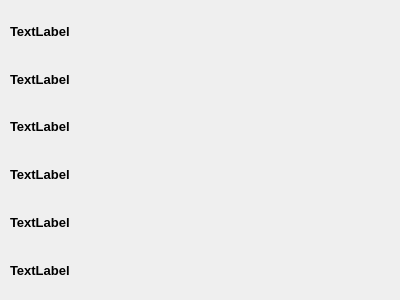
<?xml version="1.0" encoding="UTF-8"?>
<ui version="4.0">
 <class>Form</class>
 <widget class="QWidget" name="Form">
  <property name="geometry">
   <rect>
    <x>0</x>
    <y>0</y>
    <width>400</width>
    <height>300</height>
   </rect>
  </property>
  <property name="windowTitle">
   <string>Form</string>
  </property>
  <widget class="QWidget" name="verticalLayoutWidget">
   <property name="enabled">
    <bool>true</bool>
   </property>
   <property name="geometry">
    <rect>
     <x>10</x>
     <y>10</y>
     <width>371</width>
     <height>281</height>
    </rect>
   </property>
   <property name="font">
    <font>
     <family>Arial</family>
     <pointsize>10</pointsize>
     <weight>75</weight>
     <bold>true</bold>
    </font>
   </property>
   <layout class="QVBoxLayout" name="verticalLayout">
    <item>
     <widget class="QLabel" name="Data">
      <property name="enabled">
       <bool>true</bool>
      </property>
      <property name="font">
       <font>
        <family>Arial</family>
        <pointsize>10</pointsize>
        <weight>75</weight>
        <bold>true</bold>
       </font>
      </property>
      <property name="text">
       <string>TextLabel</string>
      </property>
     </widget>
    </item>
    <item>
     <widget class="QLabel" name="Sensor">
      <property name="enabled">
       <bool>true</bool>
      </property>
      <property name="font">
       <font>
        <family>Arial</family>
        <pointsize>10</pointsize>
        <weight>75</weight>
        <bold>true</bold>
       </font>
      </property>
      <property name="text">
       <string>TextLabel</string>
      </property>
     </widget>
    </item>
    <item>
     <widget class="QLabel" name="Mother">
      <property name="enabled">
       <bool>true</bool>
      </property>
      <property name="font">
       <font>
        <family>Arial</family>
        <pointsize>10</pointsize>
        <weight>75</weight>
        <bold>true</bold>
       </font>
      </property>
      <property name="text">
       <string>TextLabel</string>
      </property>
     </widget>
    </item>
    <item>
     <widget class="QLabel" name="Level">
      <property name="enabled">
       <bool>true</bool>
      </property>
      <property name="font">
       <font>
        <family>Arial</family>
        <pointsize>10</pointsize>
        <weight>75</weight>
        <bold>true</bold>
       </font>
      </property>
      <property name="text">
       <string>TextLabel</string>
      </property>
     </widget>
    </item>
    <item>
     <widget class="QLabel" name="Select">
      <property name="enabled">
       <bool>true</bool>
      </property>
      <property name="font">
       <font>
        <family>Arial</family>
        <pointsize>10</pointsize>
        <weight>75</weight>
        <bold>true</bold>
       </font>
      </property>
      <property name="text">
       <string>TextLabel</string>
      </property>
     </widget>
    </item>
    <item>
     <widget class="QLabel" name="Rank">
      <property name="enabled">
       <bool>true</bool>
      </property>
      <property name="font">
       <font>
        <family>Arial</family>
        <pointsize>10</pointsize>
        <weight>75</weight>
        <bold>true</bold>
       </font>
      </property>
      <property name="text">
       <string>TextLabel</string>
      </property>
     </widget>
    </item>
   </layout>
  </widget>
 </widget>
 <resources/>
 <connections/>
</ui>
